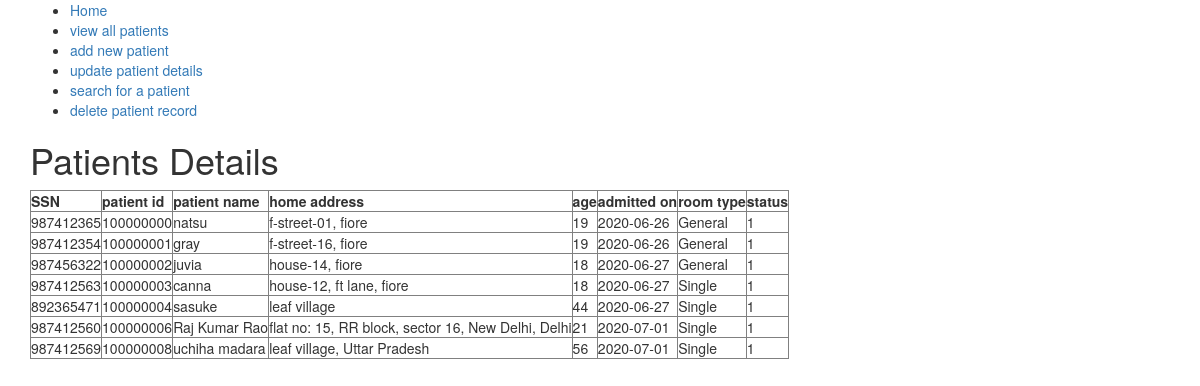
The page /patients (signed in) on the database as committed earlier.
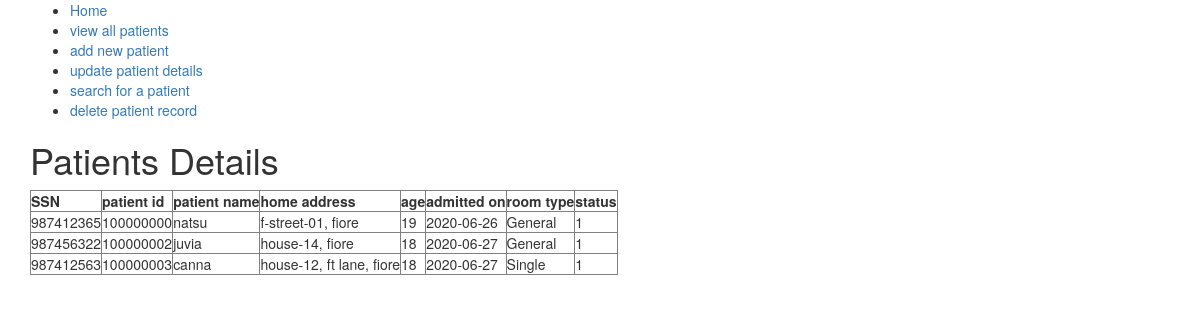
The same page on the database as committed later.
### tables this page shows
CREATE TABLE patients (
		ws_ssn INTEGER UNIQUE,
		ws_pat_id INTEGER PRIMARY KEY AUTOINCREMENT,
		ws_pat_name TEXT NOT NULL,
		ws_adrs TEXT NOT NULL,
		ws_age INTEGER NOT NULL,
		ws_doj TEXT NOT NULL,
		ws_rtype TEXT,
		ws_status INTEGER DEFAULT 1
	);

### app.py (the view)
@app.route('/patients')
def viewPatientDetails():
	if 'loggedInUserId' in request.cookies:
		patient_details = []
		conn2 = sqlite3.connect("hospital.db")
		c = conn2.cursor()
		c.execute("SELECT * from patients")
		for i in c.fetchall():
			patient_details.append(i)
		c.close()
		conn2.close()
		return render_template("patients.html",patient_details=patient_details,pageTitle="patients details")
	return redirect(url_for('login'))

### templates/patients.html
{% extends "base.html" %}
{% block body %}
{% include "include/navbar.html" %}
	<h1>Patients Details</h1>
	<table border="1">
		<tr>
			<td><b>SSN</b></td>
			<td><b>patient id</b></td>
			<td><b>patient name</b></td>
			<td><b>home address</b></td>
			<td><b>age</b></td>
			<td><b>admitted on</b></td>
			<td><b>room type</b></td>
			<td><b>status</b></td>
		</tr>
	{% for patient in patient_details %}
		<tr>
		{% for i in patient %}
			<td>{{ i }} </td>
		{% endfor %}
		</tr>
	{% endfor %}
	</table>
{% endblock %}

### templates/base.html (shortened to what this page needs)
<!DOCTYPE html>
<html>
<head>
	{% block css_style_links %}
		<link rel="stylesheet" href="https://maxcdn.bootstrapcdn.com/bootstrap/3.4.1/css/bootstrap.min.css">
	{% endblock %}
</head>
<body>
	<div class="container">
		{% block body %}
		{% endblock %}
	</div>
</body>
</html>

### templates/include/navbar.html
<nav>
	<ul>
		<li><a href="{{ url_for('indexPage') }}">Home</a></li>
		<li><a href="{{ url_for('viewPatientDetails') }}">view all patients</a></li>
		<li><a href="{{ url_for('addNewPatient') }}">add new patient</a></li>
		<li><a href="{{ url_for('update') }}">update patient details</a></li>
		<li><a href="{{ url_for('searching') }}">search for a patient</a></li>
		<li><a href="{{ url_for('deletePatientRecord') }}">delete patient record</a></li>
	</ul>
</nav>

Rows that differ between the two databases and show on the page:
removed patients: ws_ssn "987412354", ws_pat_id "100000001", ws_pat_name "gray", ws_adrs "f-street-16, fiore", patient "19" "1", ws_doj "2020-06-26", ws_rtype "General"
removed patients: ws_ssn "892365471", ws_pat_id "100000004", ws_pat_name "sasuke", ws_adrs "leaf village", patient "44" "1", ws_doj "2020-06-27", ws_rtype "Single"
removed patients: ws_ssn "987412560", ws_pat_id "100000006", ws_pat_name "Raj Kumar Rao", ws_adrs "flat no: 15, RR block, sector 16, New Delhi, Delhi", patient "21" "1", ws_doj "2020-07-01", ws_rtype "Single"
removed patients: ws_ssn "987412569", ws_pat_id "100000008", ws_pat_name "uchiha madara", ws_adrs "leaf village, Uttar Pradesh", patient "56" "1", ws_doj "2020-07-01", ws_rtype "Single"
